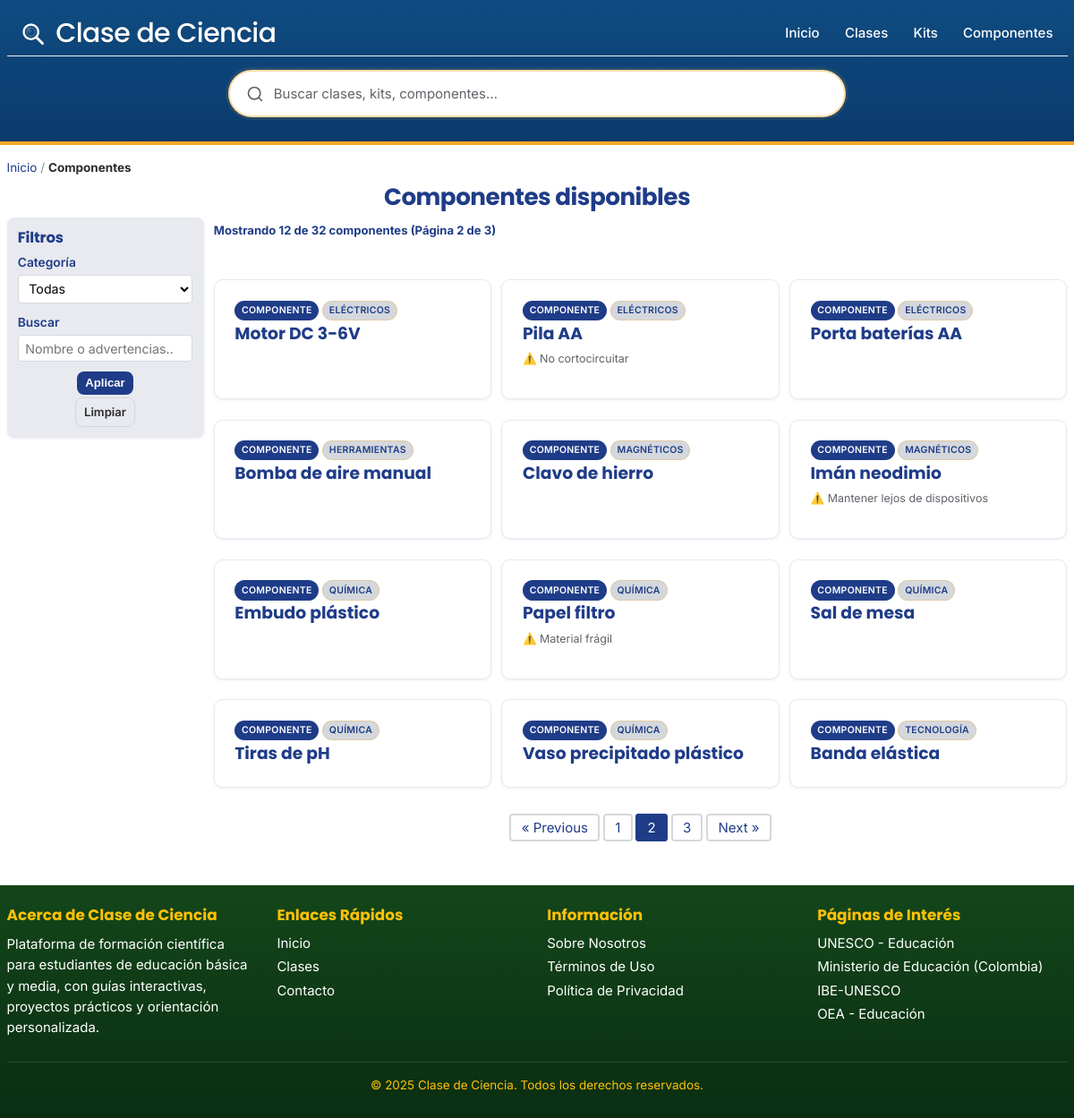
Page /componentes?page=2 on the earlier database version.
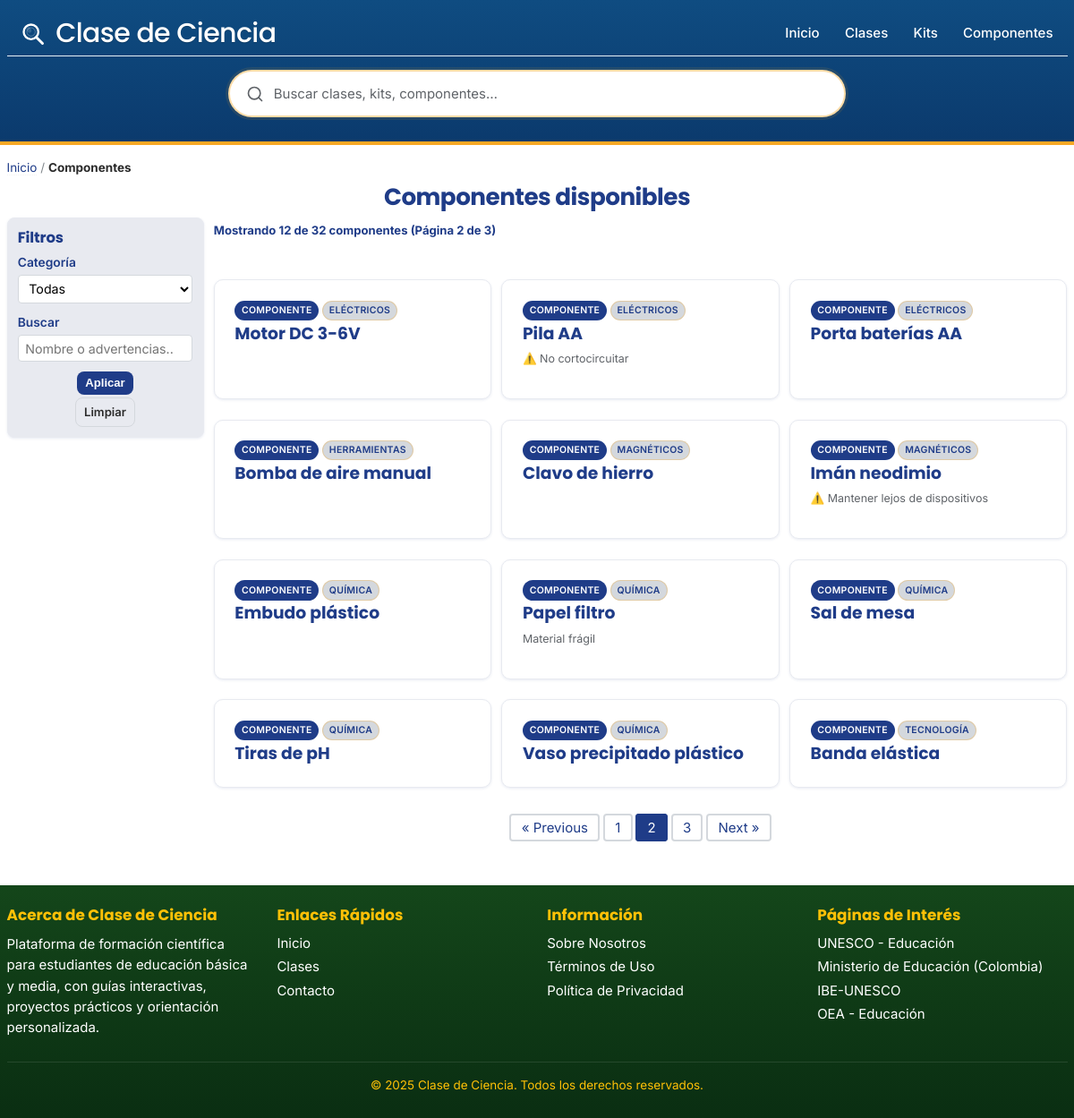
Same page on the later database version.
### tables this page shows
CREATE TABLE `kit_items` (
  `id` int(11) NOT NULL,
  `nombre_comun` varchar(160) NOT NULL,
  `slug` varchar(191) DEFAULT NULL,
  `categoria_id` int(11) DEFAULT NULL,
  `advertencias_seguridad` text DEFAULT NULL,
  `unidad` varchar(32) DEFAULT NULL,
  `sku` varchar(64) DEFAULT NULL
);

CREATE TABLE `categorias_items` (
  `id` int(11) NOT NULL,
  `nombre` varchar(120) NOT NULL,
  `slug` varchar(120) NOT NULL
);

### includes/materials-functions.php (called while the page is built, shortened)
<?php
function get_materials($pdo, $filters = [], $limit = null, $offset = 0) {
    $params = [];
    $where = ["1=1"];
    $joins = ["LEFT JOIN categorias_items cm ON m.categoria_id = cm.id"];
    $sql = "SELECT
                m.id,
                m.slug AS slug,
                m.nombre_comun AS common_name,
                NULL AS technical_name,
                m.advertencias_seguridad AS description,
                cm.nombre AS category_name,
                cm.slug AS category_slug,
                NULL AS category_icon
            FROM kit_items m
            " . implode(' ', $joins) . "
            WHERE " . implode(' AND ', $where) . "
            ORDER BY cm.nombre ASC, m.nombre_comun ASC";
    if ($limit !== null) {
        $sql .= " LIMIT ? OFFSET ?";
        $params[] = (int)$limit;
        $params[] = (int)$offset;
    }
    $stmt = $pdo->prepare($sql);
    $stmt->execute($params);
    return $stmt->fetchAll();
}
function count_materials($pdo, $filters = []) {
    $params = [];
    $where = ["1=1"];
    $joins = ["LEFT JOIN categorias_items cm ON m.categoria_id = cm.id"];
    $sql = "SELECT COUNT(*) AS total
            FROM kit_items m
            " . implode(' ', $joins) . "
            WHERE " . implode(' AND ', $where);
    $stmt = $pdo->prepare($sql);
    $stmt->execute($params);
    $row = $stmt->fetch();
    return (int)($row['total'] ?? 0);
}

### componentes.php (the view, shortened to what this page needs)
<?php
require_once 'config.php';
require_once 'includes/functions.php';
require_once 'includes/materials-functions.php';
$category = trim($_GET['category'] ?? '');
$q = trim($_GET['q'] ?? '');
$current_page = get_current_page();
$offset = get_offset($current_page);
$filters = [];
$items = get_materials($pdo, $filters, POSTS_PER_PAGE, $offset);
$total = count_materials($pdo, $filters);
include 'includes/header.php';
?>
<div class="container library-page">
    <div class="breadcrumb">
        <a href="/">Inicio</a> / <strong>Componentes</strong>
    </div>
    <h1><?= $q !== '' || $category !== '' ? 'Componentes filtrados' : 'Componentes disponibles' ?></h1>
    <div class="library-layout">
        <aside class="filters-sidebar">
            <h2>Filtros</h2>
            <form method="get" action="/componentes" class="filters-form">
                <div class="filter-group">
                    <label>Categoría</label>
                    <select name="category">
                        <option value="">Todas</option>
                    </select>
                </div>
                <div class="filter-group">
                    <label for="q">Buscar</label>
                    <input type="search" id="q" name="q" value="<?= h($q) ?>" placeholder="Nombre o advertencias..." />
                </div>
                <div class="filter-actions">
                    <button type="submit" class="btn btn-primary">Aplicar</button>
                    <a href="/componentes" class="btn btn-secondary">Limpiar</a>
                </div>
            </form>
        </aside>
        <div class="library-content">
            <div class="results-header">
                <p class="results-count">
                    Mostrando <?= count($items) ?> de <?= $total ?> componentes
                    <?php if ($total > POSTS_PER_PAGE): ?>
                        (Página <?= get_current_page() ?> de <?= ceil($total / POSTS_PER_PAGE) ?>)
                    <?php endif; ?>
                </p>
            </div>
            <?php if (empty($items)): ?>
            <div class="no-results">
                <p>No hay componentes con los criterios seleccionados.</p>
                <a href="/componentes" class="btn btn-secondary">Ver todos</a>
            </div>
            <?php else: ?>
            <div class="articles-grid">
                <?php foreach ($items as $it): ?>
                <article class="article-card" data-href="/<?= h($it['slug']) ?>">
                    <a class="card-link" href="/<?= h($it['slug']) ?>">
                        <div class="card-content">
                            <div class="card-meta">
                                <span class="section-badge">Componente</span>
                                <?php if (!empty($it['category_name'])): ?>
                                <span class="difficulty-badge" title="Categoría"><?= h($it['category_name']) ?></span>
                                <?php endif; ?>
                            </div>
                            <h3><?= h($it['common_name']) ?></h3>
                            <?php if (!empty($it['description'])): ?>
                            <p class="excerpt"><small><?= h($it['description']) ?></small></p>
                            <?php endif; ?>
                        </div>
                    </a>
                </article>
                <?php endforeach; ?>
            </div>
            <?php if ($total > POSTS_PER_PAGE): ?>
                <?= pagination($total, get_current_page(), '/componentes') ?>
            <?php endif; ?>
            <?php endif; ?>
        </div>
    </div>
</div>
<?php include 'includes/footer.php'; ?>

### includes/header.php (shortened to what this page needs)
<!DOCTYPE html>
<html lang="en">
<head>
    <link rel="stylesheet" href="/assets/css/style.css">
    <link rel="stylesheet" href="/assets/css/article-content.css">
    <link rel="stylesheet" href="/assets/css/print.css" media="print">
</head>
<body class="<?= isset($body_class) ? h($body_class) : '' ?>">
    <header class="site-header">
        <div class="container">
            <div class="header-content">
                <h1 class="site-title">
                    <a href="/">
                        <?= SITE_NAME ?>
                    </a>
                </h1>
                <nav class="main-nav" aria-label="Main Navigation">
                    <ul>
                        <li><a href="/">Inicio</a></li>
                        <li><a href="/clases">Clases</a></li>
                        <li><a href="/kits">Kits</a></li>
                        <li><a href="/componentes">Componentes</a></li>
                    </ul>
                </nav>
            </div>
        </div>
        <div class="container header-search-container">
            <div class="search-box">
                <form class="search-form" role="search" aria-label="Buscar clases de ciencia">
                    <input
                        type="search"
                        class="search-input"
                        placeholder="Buscar clases, kits, componentes…"
                        aria-label="Buscar clases"
                        autocomplete="off"
                    >
                </form>
            </div>
        </div>
    </header>
    <main class="site-main">

### includes/functions.php (shortened to what this page needs)
<?php
function h($string) {
    return htmlspecialchars((string)$string, ENT_QUOTES, 'UTF-8');
}
function get_current_page() {
    return isset($_GET['page']) ? max(1, intval($_GET['page'])) : 1;
}
function get_offset($page = null) {
    $page = $page ?? get_current_page();
    return ($page - 1) * POSTS_PER_PAGE;
}
function pagination($total_items, $current_page = null, $base_url = '') {
    $current_page = $current_page ?? get_current_page();
    $total_pages = ceil($total_items / POSTS_PER_PAGE);
    $html = '<nav class="pagination" aria-label="Pagination">';
    $html .= '<ul>';
    if ($current_page > 1) {
        $prev_url = $base_url . '?page=' . ($current_page - 1);
        $html .= '<li><a href="' . h($prev_url) . '" rel="prev">&laquo; Previous</a></li>';
    }
    for ($i = 1; $i <= $total_pages; $i++) {
        if ($i == $current_page) {
            $html .= '<li class="active"><span>' . $i . '</span></li>';
        } else {
            $page_url = $base_url . '?page=' . $i;
            $html .= '<li><a href="' . h($page_url) . '">' . $i . '</a></li>';
        }
    }
    if ($current_page < $total_pages) {
        $next_url = $base_url . '?page=' . ($current_page + 1);
        $html .= '<li><a href="' . h($next_url) . '" rel="next">Next &raquo;</a></li>';
    }
    $html .= '</ul>';
    $html .= '</nav>';
    return $html;
}

### includes/footer.php (shortened to what this page needs)
    </main>
    <footer class="site-footer">
        <div class="container">
            <div class="footer-content">
                <div class="footer-section">
                    <h3>Acerca de <?= SITE_NAME ?></h3>
                    <p>Plataforma de formación científica para estudiantes de educación básica y media, con guías interactivas, proyectos prácticos y orientación personalizada.</p>
                </div>
                <div class="footer-section">
                    <h3>Enlaces Rápidos</h3>
                    <ul>
                        <li><a href="/">Inicio</a></li>
                        <li><a href="/clases">Clases</a></li>
                        <li><a href="/contact.php">Contacto</a></li>
                    </ul>
                </div>
                <div class="footer-section">
                    <h3>Información</h3>
                    <ul>
                        <li><a href="/sobre-nosotros.php">Sobre Nosotros</a></li>
                        <li><a href="/terms.php">Términos de Uso</a></li>
                        <li><a href="/privacy.php">Política de Privacidad</a></li>
                    </ul>
                </div>
                <div class="footer-section">
                    <h3>Páginas de Interés</h3>
                    <ul>
                        <li><a href="https://www.unesco.org/es/education" target="_blank" rel="noopener">UNESCO - Educación</a></li>
                        <li><a href="https://www.mineducacion.gov.co/" target="_blank" rel="noopener">Ministerio de Educación (Colombia)</a></li>
                        <li><a href="https://www.ibe.unesco.org/" target="_blank" rel="noopener">IBE-UNESCO</a></li>
                        <li><a href="https://www.oas.org/es/sedi/dde/" target="_blank" rel="noopener">OEA - Educación</a></li>
                    </ul>
                </div>
            </div>
            <div class="footer-bottom">
                <p>&copy; <?= date('Y') ?> <?= SITE_NAME ?>. Todos los derechos reservados.</p>
            </div>
        </div>
    </footer>
</body>
</html>

Differences in the rows shown:
changed kit_items "Papel filtro": advertencias_seguridad "⚠️ Material frágil" → "Material frágil"
